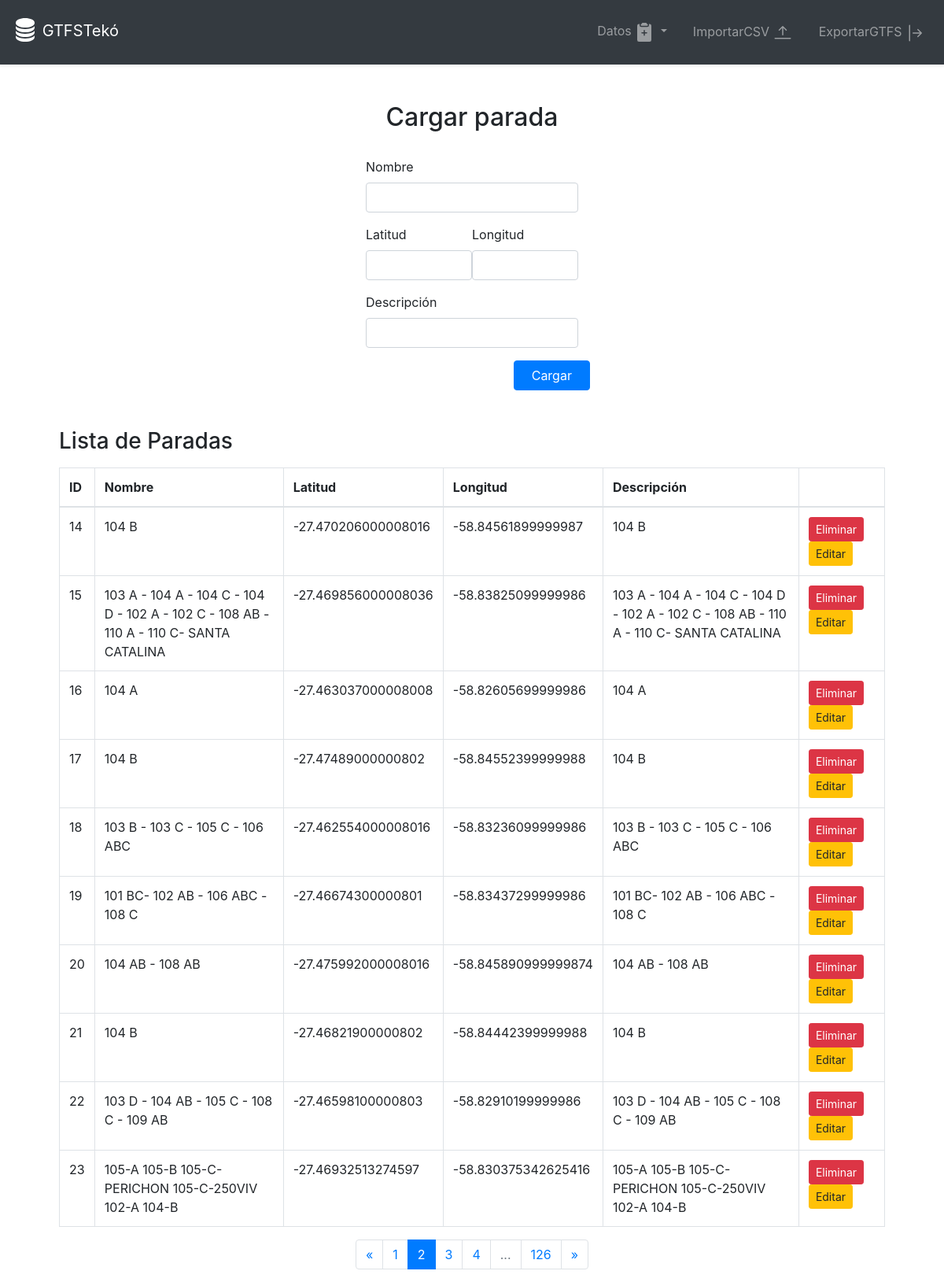
The app's page /stop/cargar_stops?page=2 with its own data.
### models/models.py (models this page shows)
class Stop(db.Model):
    stop_id = db.Column(db.Integer, primary_key=True)
    stop_name = db.Column(db.String(100), nullable=False)
    stop_lat = db.Column(db.Float, nullable=False)
    stop_lon = db.Column(db.Float, nullable=False)
    stop_desc = db.Column(db.String(100))

### routes/stop_routes.py (the view, shortened to what this page needs)
@stop_bp.route('/cargar_stops', methods=['GET', 'POST'])
def cargar_stops():
    page = request.args.get(get_page_parameter(), type=int, default=1)
    per_page = 10  # Set the number of items per page
    stops = Stop.query.paginate(page=page, per_page=per_page)
    pagination = Pagination(page=page, total=stops.total, search=False, record_name='stops', per_page=per_page)
    start_page = max(1, pagination.page - 2)
    end_page = min(pagination.page + 3, stops.pages + 1)
    return render_template(
        'cargar_stops.html',
        stops=stops.items,
        pagination=pagination,
        total_pages=stops.pages,
        start_page=start_page,
        end_page=end_page
    )

### templates/cargar_stops.html (shortened to what this page needs)
{% extends "base.html" %}
{% block content %}
<div class="container mt-5 d-flex align-items-center flex-column">
    <h2 class="text-center">Cargar parada</h2>
    <form method="POST" action="{{ url_for('stop.cargar_stops') }}" class="mt-4 w-25">
        <div class="form-group">
            <label for="stop_name">Nombre</label>
            <input type="text" class="form-control" id="stop_name" name="stop_name" required>
        </div>
        <div class="d-flex">
        <div class="form-group">
            <label for="stop_lat">Latitud</label>
            <input type="number" step="any" class="form-control" id="stop_lat" name="stop_lat" required>
        </div>
        <div class="form-group">
            <label for="stop_lon">Longitud</label>
            <input type="number" step="any" class="form-control" id="stop_lon" name="stop_lon" required>
        </div>
    </div>
        <div class="form-group">
            <label for="stop_desc">Descripción</label>
            <input type="text" class="form-control" id="stop_desc" name="stop_desc">
        </div>
    <div class="row">
        <div class="col"></div>
        <div class="col"></div>
        <button type="submit" class="btn btn-primary col">Cargar</button>
    </div>
    </form>
<div class="container">
    <h3 class="mt-5">Lista de Paradas</h3>
    <table class="table table-bordered mt-3">
        <thead>
            <tr>
                <th>ID</th>
                <th>Nombre</th>
                <th>Latitud</th>
                <th>Longitud</th>
                <th>Descripción</th>
                <th></th>
            </tr>
        </thead>
        <tbody>
            {% for stop in stops %}
            <tr>
                <td>{{ stop.stop_id }}</td>
                <td>{{ stop.stop_name }}</td>
                <td>{{ stop.stop_lat }}</td>
                <td>{{ stop.stop_lon }}</td>
                <td>{{ stop.stop_desc }}</td>
                <td>
                    <form method="POST" action="{{ url_for('stop.delete_stop', stop_id=stop.stop_id) }}">
                        <button type="submit" class="btn btn-danger btn-sm">Eliminar</button>
                        <button type="button" class="btn btn-warning btn-sm" data-toggle="modal" data-target="#editModal{{ stop.stop_id }}">Editar</button>
                    </form>
                </td>
            </tr>
            {% endfor %}
        </tbody>
    </table>
        <nav aria-label="Page navigation">
            <ul class="pagination justify-content-center">
                {% if pagination.page > 1 %}
                    <li class="page-item">
                        <a class="page-link" href="{{ url_for('stop.cargar_stops', page=pagination.page - 1) }}" aria-label="Previous">
                            <span aria-hidden="true">&laquo;</span>
                        </a>
                    </li>
                {% endif %}
                {% for page_num in range(start_page, end_page) %}
                    <li class="page-item {% if page_num == pagination.page %}active{% endif %}">
                        <a class="page-link" href="{{ url_for('stop.cargar_stops', page=page_num) }}">{{ page_num }}</a>
                    </li>
                {% endfor %}
                {% if pagination.page < total_pages - 2 %}
                    <li class="page-item disabled"><span class="page-link">...</span></li>
                    <li class="page-item">
                        <a class="page-link" href="{{ url_for('stop.cargar_stops', page=total_pages) }}">{{ total_pages }}</a>
                    </li>
                {% endif %}
                {% if pagination.page < total_pages %}
                    <li class="page-item">
                        <a class="page-link" href="{{ url_for('stop.cargar_stops', page=pagination.page + 1) }}" aria-label="Next">
                            <span aria-hidden="true">&raquo;</span>
                        </a>
                    </li>
                {% endif %}
            </ul>
        </nav>
</div>
{% endblock %}

### records on screen
Stop: stop_id "14", stop_name "104 B", stop_lat "-27.470206000008016", stop_lon "-58.84561899999987", stop_desc "104 B"
Stop: stop_id "15", stop_name "103 A - 104 A - 104 C - 104 D - 102 A - 102 C - 108 AB - 110 A - 110 C- SANTA CATALINA", stop_lat "-27.469856000008036", stop_lon "-58.83825099999986", stop_desc "103 A - 104 A - 104 C - 104 D - 102 A - 102 C - 108 AB - 110 A - 110 C- SANTA CATALINA"
Stop: stop_id "16", stop_name "104 A", stop_lat "-27.463037000008008", stop_lon "-58.82605699999986", stop_desc "104 A"
Stop: stop_id "17", stop_name "104 B", stop_lat "-27.47489000000802", stop_lon "-58.84552399999988", stop_desc "104 B"
Stop: stop_id "18", stop_name "103 B - 103 C - 105 C - 106 ABC", stop_lat "-27.462554000008016", stop_lon "-58.83236099999986", stop_desc "103 B - 103 C - 105 C - 106 ABC"
Stop: stop_id "19", stop_name "101 BC- 102 AB - 106 ABC - 108 C", stop_lat "-27.46674300000801", stop_lon "-58.83437299999986", stop_desc "101 BC- 102 AB - 106 ABC - 108 C"
Stop: stop_id "20", stop_name "104 AB - 108 AB", stop_lat "-27.475992000008016", stop_lon "-58.845890999999874", stop_desc "104 AB - 108 AB"
Stop: stop_id "21", stop_name "104 B", stop_lat "-27.46821900000802", stop_lon "-58.84442399999988", stop_desc "104 B"
Stop: stop_id "22", stop_name "103 D - 104 AB - 105 C - 108 C - 109 AB", stop_lat "-27.46598100000803", stop_lon "-58.82910199999986", stop_desc "103 D - 104 AB - 105 C - 108 C - 109 AB"
Stop: stop_id "23", stop_name "105-A 105-B 105-C-PERICHON 105-C-250VIV 102-A 104-B", stop_lat "-27.46932513274597", stop_lon "-58.830375342625416", stop_desc "105-A 105-B 105-C-PERICHON 105-C-250VIV 102-A 104-B"

### other values on screen
{{ page_num }} "1" "2" "3" "4"
{{ total_pages }} "126"
